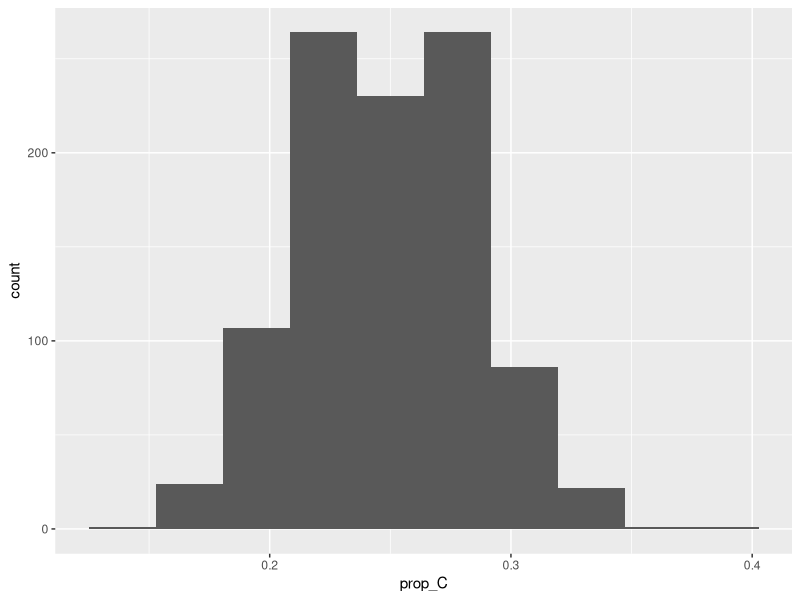
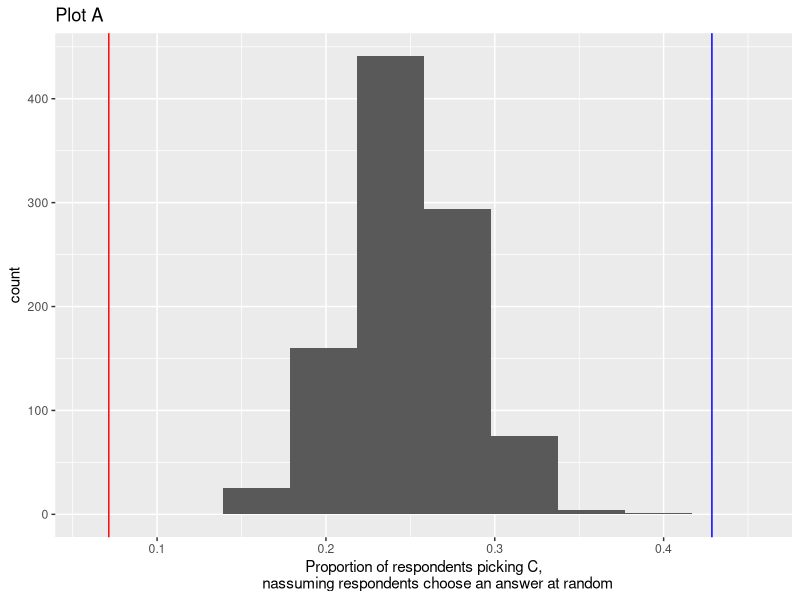
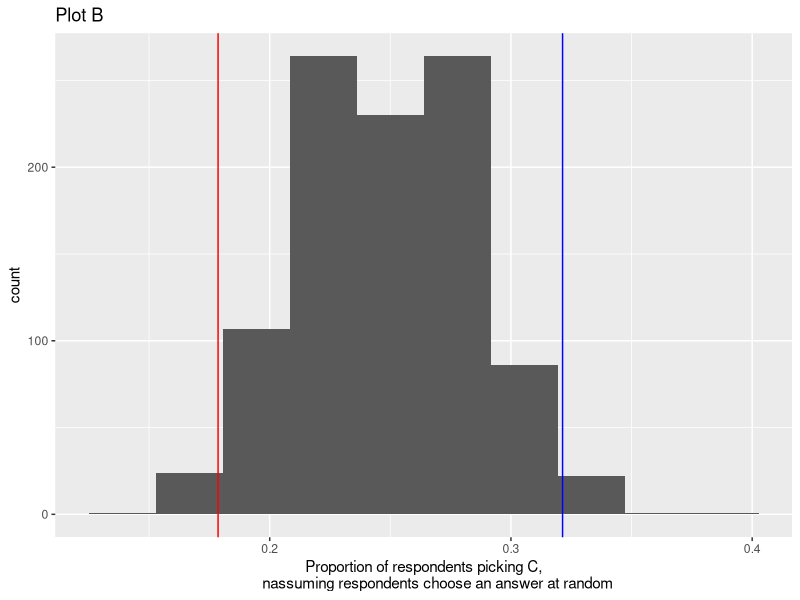
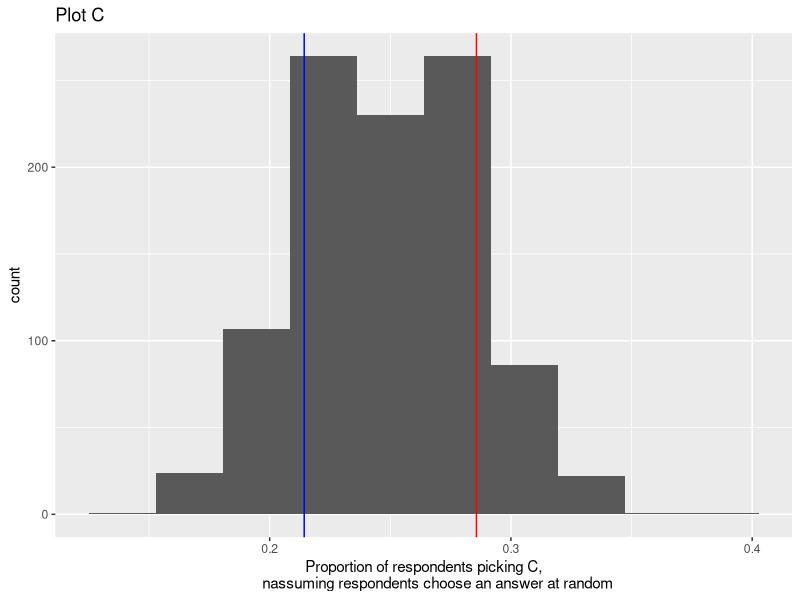
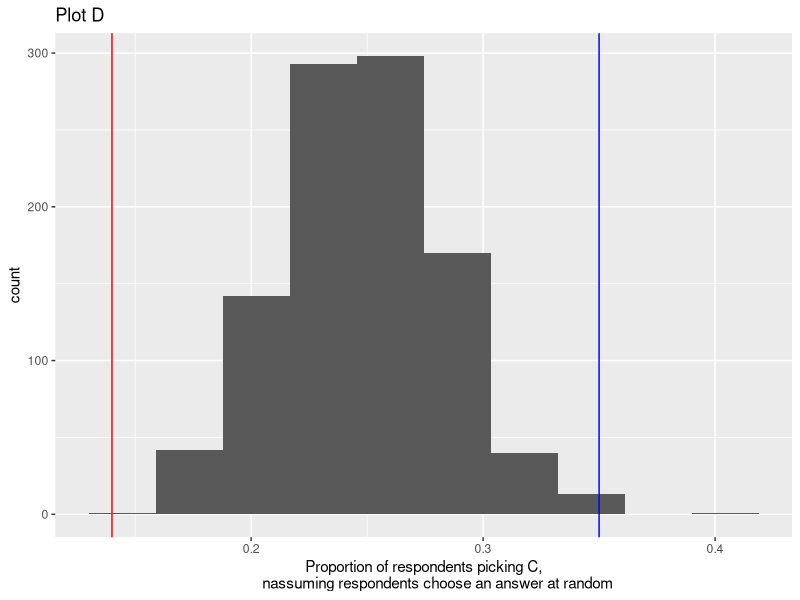

The R source for these figures, in order:
## ---- chunk 1
library(tidyverse)
windings <- read_csv("windings_question.csv")
glimpse(windings)
## ---- chunk 2
windings %>% 
  group_by(Answer) %>% 
  summarise(n=n())
## ---- chunk 3
test_stat <- NA # ***replace NA with value here***
## ---- chunk 4
n_observations <- NA # ***add a value here***
## ---- chunk 5
set.seed(2021)

repetitions <- 1000
simulated_stats <- rep(NA, repetitions) 
# this vector will store the simulated proportions of respondents choosing C

for (i in 1:repetitions)
{
  new_sim <- sample(c("A", "B", "C", "D"), size=140, replace=TRUE)
  sim_p <- sum(new_sim == "C") / 140
  simulated_stats[i] <- sim_p
}
sim <- tibble(prop_C = simulated_stats)
ggplot(sim, aes(prop_C)) + 
  geom_histogram(bins=10) 
## ---- chunk 6
base_plot <- ggplot(sim, aes(prop_C)) + 
  geom_histogram(bins=10) + 
  labs(x="Proportion of respondents picking C,\
       nassuming respondents choose an answer at random")
## ---- chunk 7
# A
base_plot +
  geom_vline(xintercept=0.4286, color="blue") + 
  geom_vline(xintercept=0.25-(0.4286-0.25), color="red") +
  labs(title = "Plot A")
## ---- chunk 8
# B
base_plot +
  geom_vline(xintercept=0.4286-0.25, color="red") + 
  geom_vline(xintercept=0.25 + 0.25-(0.4286-0.25), color="blue") +
  labs(title = "Plot B")
## ---- chunk 9
# C
base_plot +
  geom_vline(xintercept=0.25 + abs(0.4286-0.5)/2, color="red") + 
  geom_vline(xintercept=0.25 + (0.4286-0.5)/2, color="blue") +
  labs(title = "Plot C")
## ---- chunk 10
# D
base_plot +
  geom_vline(xintercept=0.140, color="red") + 
  geom_vline(xintercept=0.350, color="blue") +
  labs(title = "Plot D")
## ---- chunk 11
sim %>% 
  filter(prop_C >= test_stat | prop_C <= 0.25-(test_stat-0.25)) %>%
  summarise(p_value = n() / repetitions)
